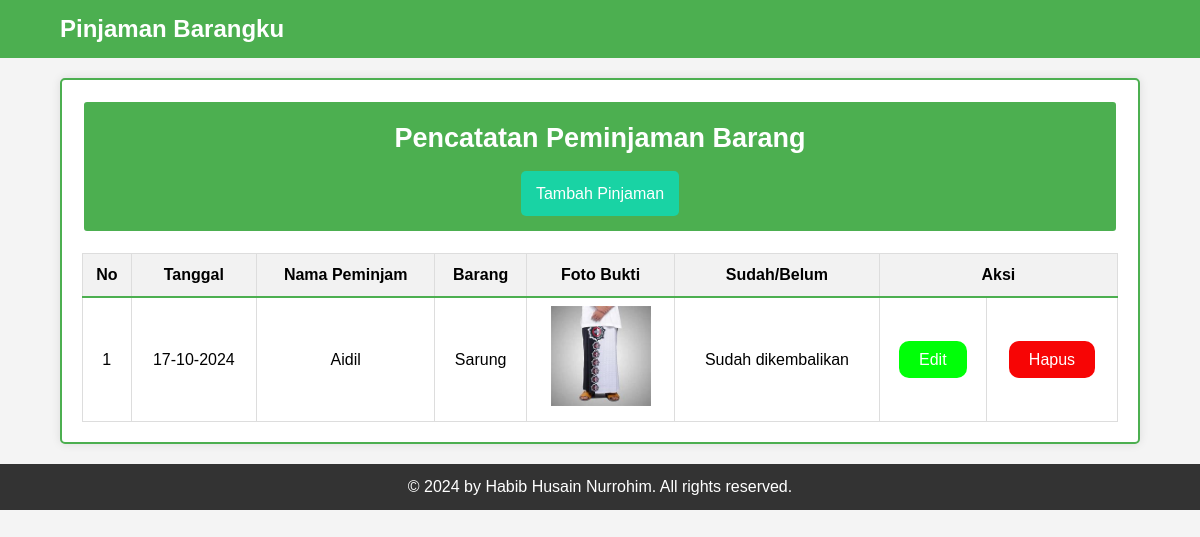
The app's page /, older data.
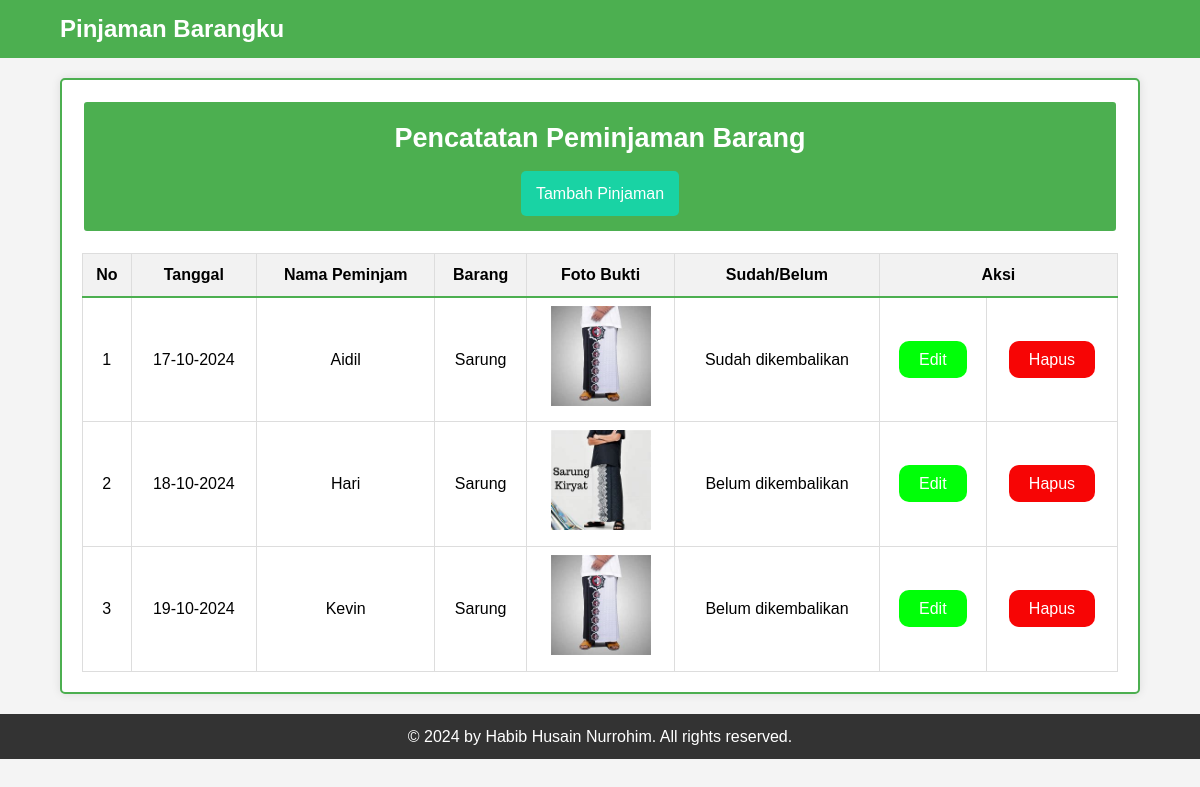
The same page, newer data.
### tables this page shows
CREATE TABLE peminjaman_barang 
    (id INTEGER PRIMARY KEY AUTOINCREMENT, 
    nama_peminjam TEXT NOT NULL,
    barang TEXT NOT NULL, 
    foto TEXT NOT NULL, 
    sudah_belum TEXT NOT NULL, 
    tanggal TEXT NOT NULL );

### config.php (called while the page is built, shortened)
<?php
function database() {
    $db = new SQLite3(DB_ADD);
    return $db;
}

### functions.php (called while the page is built, shortened)
<?php
require "config.php";
function tampil_pinjaman_barang() {
    $tampil_pinjaman_barang = "SELECT * FROM " . TABLE_PEMINJAMAN;
    $tampil_pinjaman = database()->query($tampil_pinjaman_barang);
    $tampil = [];
    while($row = $tampil_pinjaman->fetchArray()) {
        $tampil[]=$row;
    }
    return $tampil;
}

### index.php (the view, shortened to what this page needs)
<?php
require "functions.php";
?>
<!DOCTYPE html>
<html lang="en">
<head>
    <link rel="stylesheet" href="css/style.css">
</head>
<body>
    <header class="navbar-header">
        <nav>
            <div class="navbar">
                <h1>Pinjaman Barangku</h1>
            </div>
        </nav>
    </header>
    <section>
        <div class="container">
            <div class="container-judul">
                <h2>Pencatatan Peminjaman Barang</h2>
                <a href="tambah_pinjaman.php">Tambah Pinjaman</a>
            </div>
            <div class="table">
            <table>
                <thead>
                    <tr>
                        <th>No</th>
                        <th>Tanggal</th>
                        <th>Nama Peminjam</th>
                        <th>Barang</th>
                        <th>Foto Bukti</th>
                        <th>Sudah/Belum</th>
                        <th colspan=2>Aksi</th>
                    </tr>
                </thead>
                <tbody>
                    <?php
                    $tampil = tampil_pinjaman_barang();
                    $no=1;
                    foreach ($tampil as $row):
                    ?>
                    <tr>
                        <td><?php echo $no; ?></td>
                        <td><?php echo date('d-m-Y',strtotime($row['tanggal'])); ?></td>
                        <td><?php echo $row['nama_peminjam']; ?></td>
                        <td><?php echo $row['barang']; ?></td>
                        <td><img src="image/<?php echo $row['foto']; ?>" alt="Foto Bukti"></td>
                        <td><?php echo $row['sudah_belum']; ?></td>
                        <td><a href="edit_pinjaman.php?id=<?php echo $row['id']; ?>">Edit</a></td>
                        <td><a href="hapus_pinjaman.php?id=<?php echo $row['id']; ?>" onclick="return confirm('Yakin Mau Hapus Data Pinjaman Ini???')">Hapus</a></td>
                    </tr>
                    <?php
                    $no++;
                    endforeach;
                    ?>
                </tbody>
            </table>
            </div>
        </div>
    </section>
    <footer>
        <p>&copy; 2024 by Habib Husain Nurrohim. All rights reserved.</p>
    </footer>
</body>
</html>

### css/style.css (style rules this page uses)
* { margin: 0; padding: 0; box-sizing: border-box; }
body { font-family: Arial, sans-serif; background-color: #f4f4f4; line-height: 1.6; }
.navbar-header { background: #4CAF50; color: white; padding: 10px 0; }
.navbar { width: 90%; margin: auto; display: flex; justify-content: space-between; align-items: center; }
.navbar h1 { font-size: 24px; }
.container { width: 90%; margin: 20px auto; background: white; padding: 20px; border-radius: 5px; border: 2px solid #4CAF50; box-shadow: 0 0 10px rgba(0, 0, 0, 0.1); }
.container-judul { background-color: #4CAF50; color: white; padding: 15px; border-radius: 5px; text-align: center; margin-bottom: 20px; border: 2px solid #fff; }
.container-judul h2 { font-size: 27px; margin-bottom: 10px; }
.container-judul a { display: inline-block; background-color: #19d3a4; color: white; padding: 10px 15px; border-radius: 5px; text-decoration: none; transition: background-color 0.3s; }
.table { margin-top: 20px; }
.table table { width: 100%; border-collapse: collapse; }
.table th, td { padding: 8px; text-align: center; border: 1px solid #ddd; }
.table th { background: #f2f2f2; }
.table th { border-bottom: 2px solid #4CAF50; }
.table td { border-bottom: 1px solid #ddd; }
.table img { max-width: 100px; height: auto; }
.table a { text-decoration: none; color: white; padding: 10px 20px; background-color: #00ff08; border-radius: 10px; }
.table td:last-child a { text-decoration: none; color: white; padding: 10px 20px; background-color: #f70505; border-radius: 10px; }
footer { background: #333; color: white; text-align: center; padding: 10px 0; position: relative; bottom: 0; width: 100%; margin-top: 20px; }

Row changes from the older to the newer data that the page shows:
added peminjaman_barang: tanggal "18-10-2024", nama_peminjam "Hari", barang "Sarung", foto (picture), sudah_belum "Belum dikembalikan"
added peminjaman_barang: tanggal "19-10-2024", nama_peminjam "Kevin", barang "Sarung", foto (picture), sudah_belum "Belum dikembalikan"
